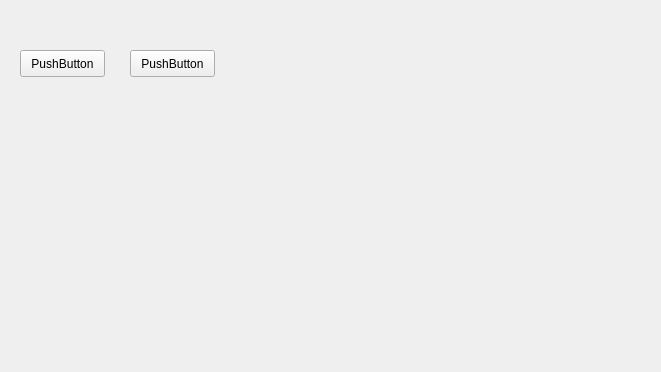
<?xml version="1.0" encoding="UTF-8"?>
<ui version="4.0">
 <class>MainWindow</class>
 <widget class="QMainWindow" name="MainWindow">
  <property name="geometry">
   <rect>
    <x>0</x>
    <y>0</y>
    <width>661</width>
    <height>372</height>
   </rect>
  </property>
  <property name="windowTitle">
   <string>MainWindow</string>
  </property>
  <widget class="QWidget" name="centralWidget">
   <widget class="QPushButton" name="pushButton">
    <property name="geometry">
     <rect>
      <x>20</x>
      <y>50</y>
      <width>85</width>
      <height>27</height>
     </rect>
    </property>
    <property name="maximumSize">
     <size>
      <width>86</width>
      <height>30</height>
     </size>
    </property>
    <property name="text">
     <string>PushButton</string>
    </property>
   </widget>
   <widget class="QPushButton" name="pushButton_2">
    <property name="geometry">
     <rect>
      <x>130</x>
      <y>50</y>
      <width>85</width>
      <height>27</height>
     </rect>
    </property>
    <property name="text">
     <string>PushButton</string>
    </property>
   </widget>
  </widget>
 </widget>
 <layoutdefault spacing="6" margin="11"/>
 <resources/>
 <connections/>
</ui>
